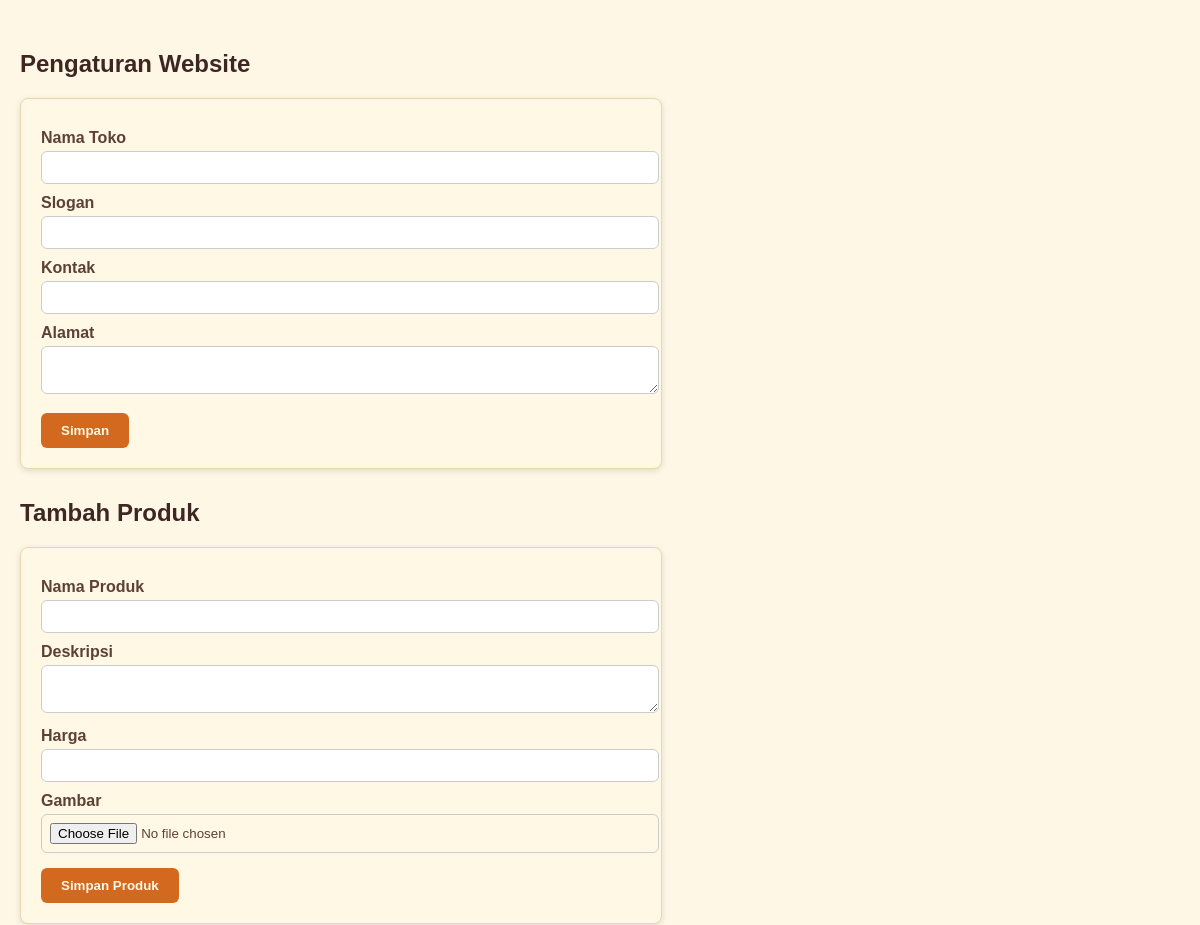
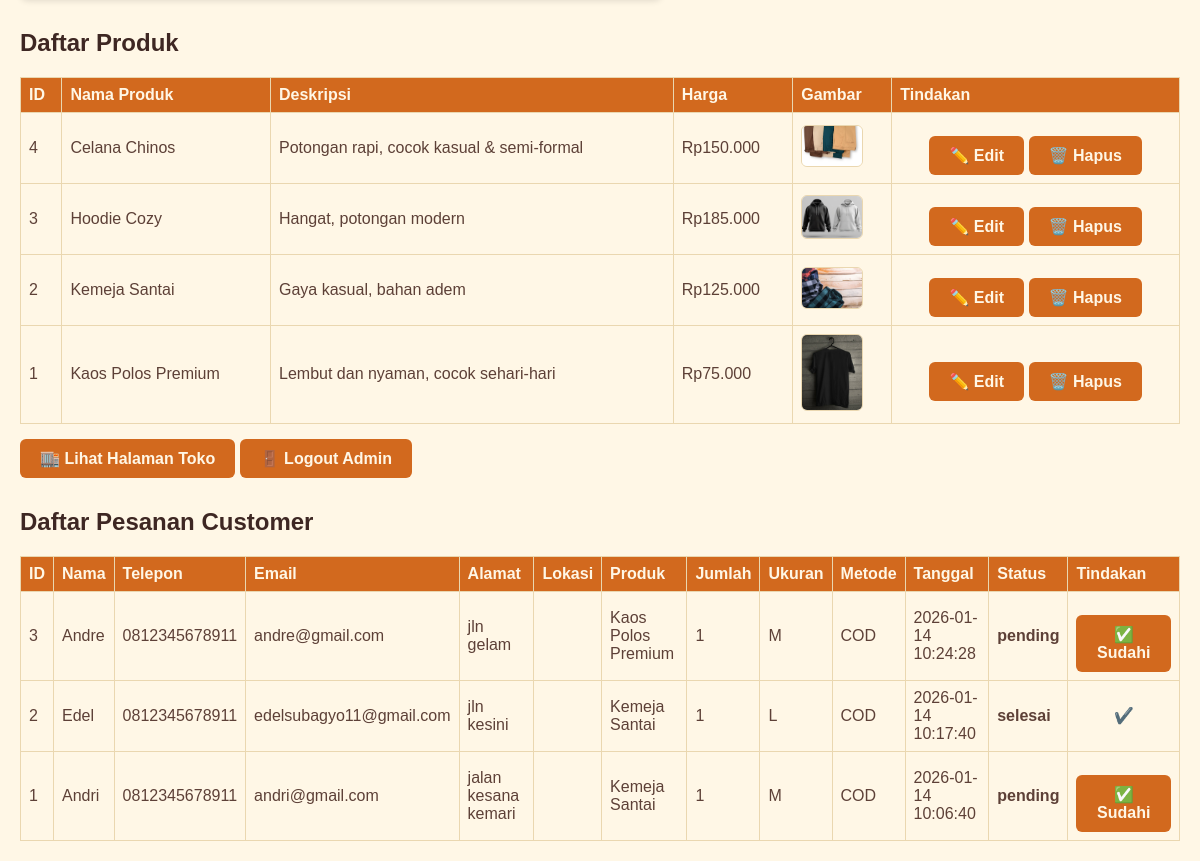
Screenshot of /dashboard.php (signed in) with the database file from the repository (2 pictures, top to bottom).
### tables this page shows
CREATE TABLE `produk` (
  `id` int(11) NOT NULL,
  `nama_produk` varchar(100) NOT NULL,
  `deskripsi` text NOT NULL,
  `harga` int(11) NOT NULL,
  `gambar` varchar(255) DEFAULT NULL
);

CREATE TABLE `pemesanan` (
  `id` int(11) NOT NULL,
  `nama_lengkap` varchar(100) DEFAULT NULL,
  `telepon` varchar(20) DEFAULT NULL,
  `email` varchar(100) DEFAULT NULL,
  `alamat` text DEFAULT NULL,
  `produk_id` int(11) DEFAULT NULL,
  `jumlah` int(11) DEFAULT NULL,
  `ukuran` varchar(10) DEFAULT NULL,
  `metode_pembayaran` varchar(50) DEFAULT NULL,
  `tanggal_pesan` datetime DEFAULT current_timestamp(),
  `lokasi` varchar(100) DEFAULT NULL,
  `status` varchar(20) DEFAULT 'pending'
);

### dashboard.php (the view, shortened to what this page needs)
<?php
include 'koneksi.php';
?>
<!DOCTYPE html>
<html lang="id">
<head>
</head>
<body>
<h2>Pengaturan Website</h2>
<form action="simpan_website.php" method="POST">
  <label>Nama Toko</label>
  <input type="text" name="nama_toko" required>
  <label>Slogan</label>
  <input type="text" name="slogan">
  <label>Kontak</label>
  <input type="text" name="kontak">
  <label>Alamat</label>
  <textarea name="alamat"></textarea>
  <button type="submit">Simpan</button>
</form>
<h2>Tambah Produk</h2>
<form action="simpan_produk.php" method="POST" enctype="multipart/form-data">
  <label>Nama Produk</label>
  <input type="text" name="nama_produk" required>
  <label>Deskripsi</label>
  <textarea name="deskripsi" required></textarea>
  <label>Harga</label>
  <input type="number" name="harga" required>
  <label>Gambar</label>
  <input type="file" name="gambar">
  <button type="submit">Simpan Produk</button>
</form>
<h2>Daftar Produk</h2>
<?php
$result = $conn->query("SELECT * FROM produk ORDER BY id DESC");
if ($result && $result->num_rows > 0) {
    echo "<table>";
    echo "<tr>
            <th>ID</th>
            <th>Nama Produk</th>
            <th>Deskripsi</th>
            <th>Harga</th>
            <th>Gambar</th>
            <th>Tindakan</th>
          </tr>";
    while($row = $result->fetch_assoc()) {
        echo "<tr>
                <td>".$row['id']."</td>
                <td>".$row['nama_produk']."</td>
                <td>".$row['deskripsi']."</td>
                <td>Rp".number_format($row['harga'],0,',','.')."</td>
                <td><img src='".$row['gambar']."' width='60' style='border-radius:6px;border:1px solid #EAD7B0;'></td>
                <td style='text-align:center;'>
                  <a href='edit_produk.php?id=".$row['id']."' class='btn-link'>✏️ Edit</a>
                  <a href='hapus.php?id=".$row['id']."' class='btn-link' onclick=\"return confirm('Yakin ingin menghapus produk ini?')\">🗑️ Hapus</a>
                </td>
              </tr>";
    }
    echo "</table>";
} else {
    echo "<p>Belum ada produk ditambahkan.</p>";
}
?>
<a href="index.php" class="btn-link">🏬 Lihat Halaman Toko</a>
<a href="logout.php" class="btn-link">🚪 Logout Admin</a>
<h2>Daftar Pesanan Customer</h2>
<?php
$sql = "SELECT p.id, p.nama_lengkap, p.telepon, p.email, p.alamat, p.lokasi, pr.nama_produk,
               p.jumlah, p.ukuran, p.metode_pembayaran, p.tanggal_pesan, p.status
        FROM pemesanan p
        LEFT JOIN produk pr ON p.produk_id = pr.id
        ORDER BY p.tanggal_pesan DESC";
$result = $conn->query($sql);
if ($result && $result->num_rows > 0) {
    echo "<table>";
    echo "<tr>
            <th>ID</th>
            <th>Nama</th>
            <th>Telepon</th>
            <th>Email</th>
            <th>Alamat</th>
            <th>Lokasi</th>
            <th>Produk</th>
            <th>Jumlah</th>
            <th>Ukuran</th>
            <th>Metode</th>
            <th>Tanggal</th>
            <th>Status</th>
            <th>Tindakan</th>
          </tr>";
    while($row = $result->fetch_assoc()) {
        echo "<tr>
                <td>".$row['id']."</td>
                <td>".$row['nama_lengkap']."</td>
                <td>".$row['telepon']."</td>
                <td>".$row['email']."</td>
                <td>".$row['alamat']."</td>
                <td>".$row['lokasi']."</td>
                <td>".$row['nama_produk']."</td>
                <td>".$row['jumlah']."</td>
                <td>".$row['ukuran']."</td>
                <td>".$row['metode_pembayaran']."</td>
                <td>".$row['tanggal_pesan']."</td>
                <td><strong>".$row['status']."</strong></td>
                <td style='text-align:center;'>";
        if ($row['status'] != 'selesai') {
            echo "<a href='sudahi_pesanan.php?id=".$row['id']."' class='btn-link' onclick=\"return confirm('Sudahi pesanan ini?')\">✅ Sudahi</a>";
        } else {
            echo "✔️";
        }
        echo "</td></tr>";
    }
    echo "</table>";
} else {
    echo "<p>Belum ada pesanan masuk.</p>";
}
?>
</body>
</html>

### dashboard.php (style rules this page uses)
body { font-family: Verdana, Arial, sans-serif; background:#FFF7E6; color:#5D4037; margin:0; padding:20px; }
h2 { color:#3E2723; margin-top:30px; }
form { background:#FFF8E5; border:1px solid #EAD7B0; padding:20px; border-radius:8px; box-shadow:0 2px 6px rgba(0,0,0,0.12); max-width:600px; margin-bottom:30px; }
label { display:block; margin-top:10px; font-weight:bold; }
input, textarea { width:100%; padding:8px; margin-top:4px; border:1px solid #CCC; border-radius:6px; font-family:inherit; }
button, .btn-link { margin-top:15px; padding:10px 20px; background:#D2691E; color:#FFF7E6; border:none; border-radius:6px; cursor:pointer; font-weight:bold; text-decoration:none; display:inline-block; }
table { border-collapse: collapse; width: 100%; margin-top:20px; }
th, td { border: 1px solid #EAD7B0; padding: 8px; text-align: left; }
th { background:#D2691E; color:#FFF7E6; }

### rows the page displays
produk: id "4", nama_produk "Celana Chinos", deskripsi "Potongan rapi, cocok kasual & semi-formal", harga "150.000", gambar (picture)
produk: id "3", nama_produk "Hoodie Cozy", deskripsi "Hangat, potongan modern", harga "185.000", gambar (picture)
produk: id "2", nama_produk "Kemeja Santai", deskripsi "Gaya kasual, bahan adem", harga "125.000", gambar (picture)
produk: id "1", nama_produk "Kaos Polos Premium", deskripsi "Lembut dan nyaman, cocok sehari-hari", harga "75.000", gambar (picture)
pemesanan: id "3", nama_lengkap "Andre", telepon "0812345678911", email "andre@gmail.com", alamat "jln gelam", produk.nama_produk "Kaos Polos Premium", jumlah "1", ukuran "M", metode_pembayaran "COD", tanggal_pesan "2026-01-14 10:24:28", status "pending"
pemesanan: id "2", nama_lengkap "Edel", telepon "0812345678911", email "edelsubagyo11@gmail.com", alamat "jln kesini", produk.nama_produk "Kemeja Santai", jumlah "1", ukuran "L", metode_pembayaran "COD", tanggal_pesan "2026-01-14 10:17:40", status "selesai"
pemesanan: id "1", nama_lengkap "Andri", telepon "0812345678911", email "andri@gmail.com", alamat "jalan kesana kemari", produk.nama_produk "Kemeja Santai", jumlah "1", ukuran "M", metode_pembayaran "COD", tanggal_pesan "2026-01-14 10:06:40", status "pending"
